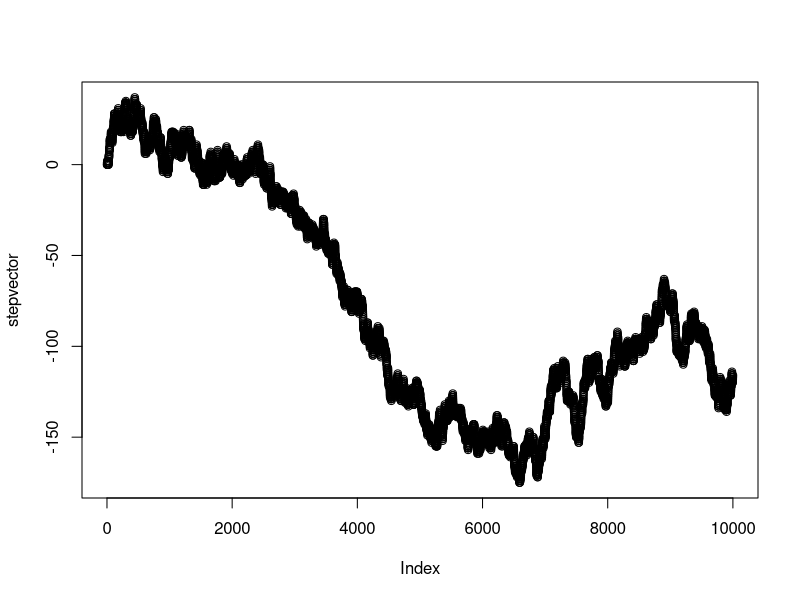

This chart was generated by the following R code:
## ---- chunk 1


my_paragraph <- "The Roosevelt Island Tramway contains two cabins that each run back and forth, suspended from their own pair of cables. Each cabin has a capacity of up to 125 people and makes approximately 115 trips per day. The tram moves at about 16 mph (26 km/h) and travels 3,100 feet (940 m) in 3 minutes. At its peak it climbs to 250 feet (76 m) above the East River as it follows its route on the north side of the Queensboro Bridge, providing views of the East Side of Midtown Manhattan. The tram runs every seven and half minutes from 6:00 a.m. to 2:00 a.m. (3:30 a.m. on weekends) and runs continuously during rush hours. The tramway's original operating components and cabins (prior to the 2010 renovation) are identical to the Skyride to access Grouse Mountain in Vancouver, Canada. The Roosevelt Island Tramway was the only aerial commuter tram in the US from 1976 until 2006, when the Portland Aerial Tram opened."
the_letters <- unlist(strsplit(my_paragraph, split=""))
the_letters
## ---- chunk 2
table(the_letters)
## ---- chunk 3
lowered_letters <- tolower(the_letters)
table(lowered_letters)
## ---- chunk 4
letter_counts <- table(lowered_letters)
letter_counts <- data.frame(letter_counts)
library(dplyr)

final_letter_counts <-letter_counts %>%
  filter(lowered_letters %in% letters == TRUE)

final_letter_counts
## ---- chunk 5
totaltram <- sum(final_letter_counts$Freq)
final_letter_counts <- final_letter_counts %>%
  mutate(probability = Freq/totaltram)

final_letter_counts
## ---- chunk 6
naturaul_language_sample <- sample(x = final_letter_counts$lowered_letters, size = 5, replace = TRUE, prob = final_letter_counts$probability)
naturaul_language_sample
## ---- chunk 7
my_letters <- sample(final_letter_counts$lowered_letters,50*5,replace=TRUE, prob = final_letter_counts$probability)
# turn the vector into a matrix with 5 columns
my_strings <- matrix(my_letters, ncol=5)

# each row is a word, need to collapse the column to create a string
paste(my_strings[1,], collapse="")

# loop to collapse all of the rows into words
random_strings <-c()
for(i in 1:dim(my_strings)[1]){
  random_strings[i] <- paste(my_strings[i,], collapse="")
}
random_strings
## ---- chunk 8
##for loops where 10k cumulative decisions are made to go up or down
stepvector <- c(0)
for(i in 1:10000){
  coin_flip <- sample(c(1,-1),1)
  stepvector[i+1] <- stepvector[i]+coin_flip
}
##
plot(stepvector)
## ---- chunk 9
print(max(stepvector))
## ---- chunk 10
print(min(stepvector))
## ---- chunk 11
observationinstance <- c(1:10001)
stepvectordataframe <- data.frame(observationinstance,stepvector)
stepvectordataframe <- stepvectordataframe %>%
  mutate(sign_of_Step = sign(stepvector))

## ---- chunk 12
stepvectordataframe$sign_of_Step[stepvectordataframe$sign_of_Step == "0"] <- -1

## ---- chunk 13
logicalstep <- c(stepvectordataframe$sign_of_Step)

sequencevector <- c()
counter <- 1
for(i in 1:length(logicalstep)){
  if(logicalstep[i] == -1){
    sequencevector <- c(sequencevector,counter)
    counter <- 1
  }else {
    counter <- counter+logicalstep[i]
  }
}
max(sequencevector)
